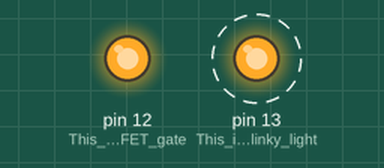
A sketch run on a simulated Arduino Uno, built with avr-gcc and run on an emulated ATmega328P. Shown: output pins drawn as LEDs (lit = HIGH). Dashed ring = blinking.

Above: at 0.1 s.
At 38.1 s:
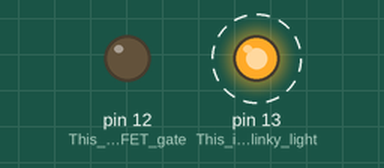
Timing chart, 0 to 40.0 s (numbered marks = the images above):
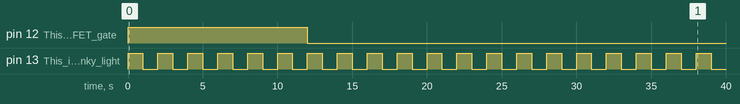

The sketch:

Arduino_self_shutoff.ino
```cpp
//Very simple code plus a MOSFET to cut off the power supplied to this Arduino.

int count=0;//This will count how many times we blink before turning off

void setup() {
  pinMode(13, OUTPUT);//This is the blinky light
  pinMode(12, OUTPUT);//This is the MOSFET gate
  digitalWrite(12, HIGH);//Immediately activate the MOSFET gate
}

void loop() {

  digitalWrite(13, HIGH);   // turn the LED on (HIGH is the voltage level)
  delay(1000);              // wait for a second
  digitalWrite(13, LOW);    // turn the LED off by making the voltage LOW
  delay(1000);              // wait for a second
  count++;
  if(count>5)//After the fifth blink
  {
    digitalWrite(12, LOW);//Shut down the gate cutting off the power.
  }
}
```

Measured:
- by itself, pin 12 (This_is_the_MOSFET_gate): HIGH → LOW at 12.0 s
- by itself, pin 13 (This_is_the_blinky_light): alternates HIGH for 1.0 s and LOW for 1.0 s
